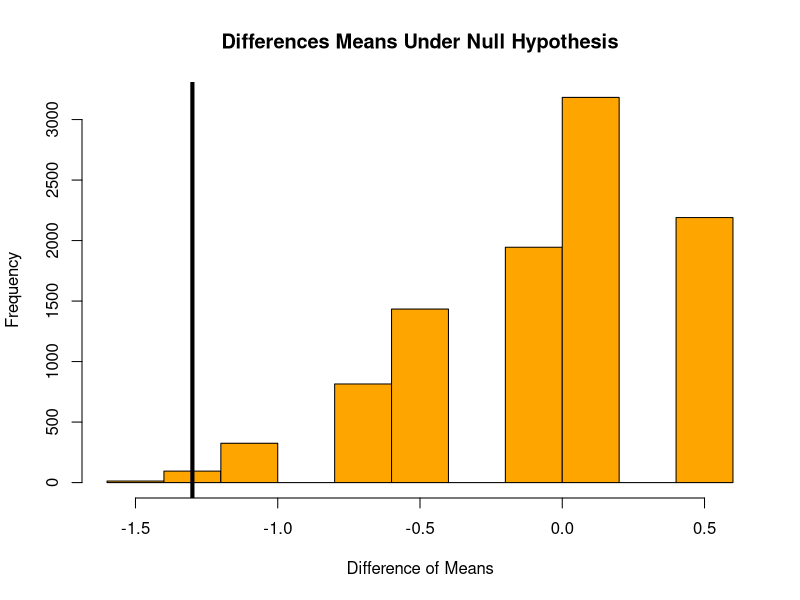

Write the R code that produced this figure.
library(dplyr)

# Permutation Test
# Alternative to a t-test when unsure about t-test assumptions
# Takes all possible combinations

Failures = c(0,0,0,0,0,0,0,0,0,0,0,0,0,0,0,0,0,1,1,2,1,1,1,3)
Temp = c('Warm','Warm','Warm','Warm','Warm','Warm','Warm','Warm','Warm','Warm','Warm','Warm','Warm','Warm','Warm','Warm','Warm','Warm','Warm','Warm','Cold','Cold','Cold','Cold')

Orings = data.frame(Failures = Failures, Temp = Temp)


t.test(Orings$Failures ~ Orings$Temp) #just to see how bad it is to use this test bc we shouldn't make this error in this example


numberofPermutations = 10000
xbarholder = c()
counter = 0 
# Observed difference: Warm mean - Cold mean
observed_diff = mean(subset(Orings, Temp == "Warm")$Failures) -
  mean(subset(Orings, Temp == "Cold")$Failures)

observed_diff

for(i in 1:numberofPermutations){
  
  scramble = sample(Orings$Failures, 24)
  
  warm = scramble[1:20]
  cold = scramble[21:24]
  
  diff = mean(warm) - mean(cold)
  
  xbarholder[i] = diff
  
  # Two-sided permutation p-value
  if(abs(diff) >= abs(observed_diff)){
    counter = counter + 1
  }
}


hist(xbarholder, col = 'orange', main = "Differences Means Under Null Hypothesis", 
     xlab = 'Difference of Means')
abline(v = observed_diff, col = 'black', lwd = 4)
pvalue = counter / numberofPermutations
pvalue


#Ho: Mwarm - Mcold = 0 
#Ha: Mwarm - Mcold != 0 
#Critical Value: NA
#Test statistic: xbar warm - xbar cold = observed_diff = -1.3
#pvalue = .0089
# Reject Ho 

#Conclusion: THere is overwhelming evidence to suggest that hte mean of O-ring failures during codl weather 
# is greater than during warm weather. Our best estimate of the difference is 1.3 more filures during cold 
#weather (p-value = .009 from a permutation test)
